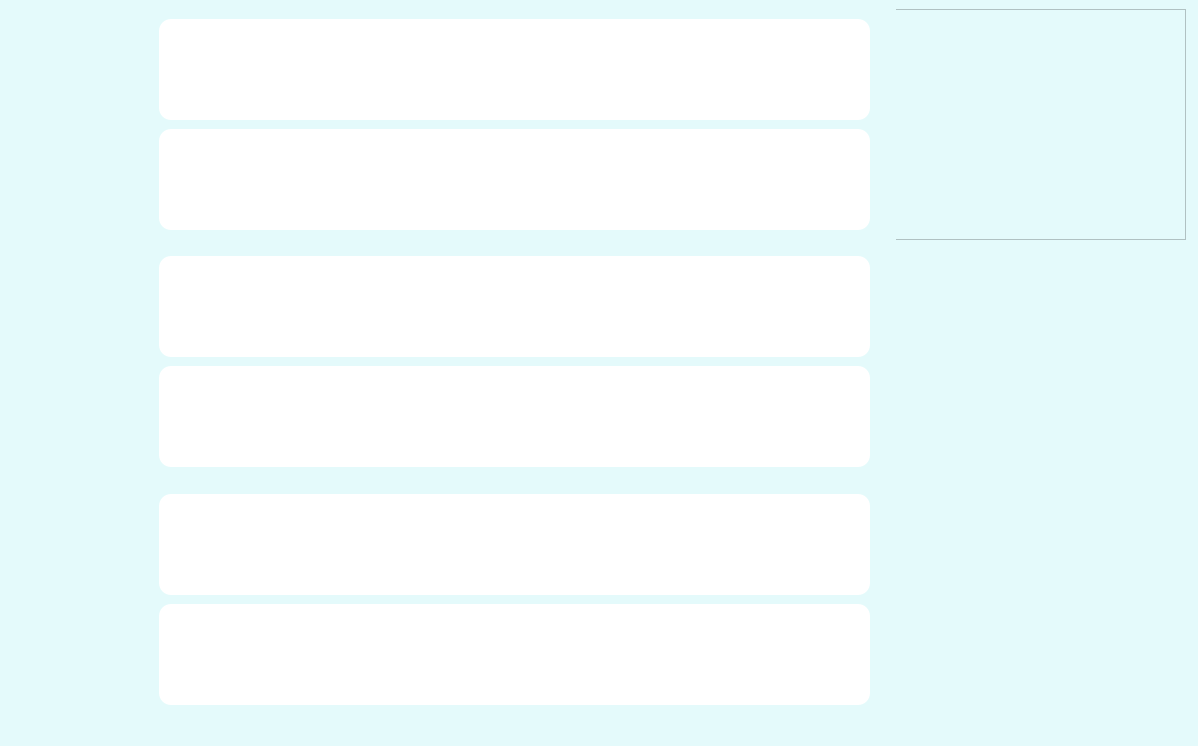
<?xml version="1.0" encoding="UTF-8"?>
<ui version="4.0">
 <class>MainWindow</class>
 <widget class="QMainWindow" name="MainWindow">
  <property name="geometry">
   <rect>
    <x>0</x>
    <y>0</y>
    <width>1198</width>
    <height>746</height>
   </rect>
  </property>
  <property name="windowTitle">
   <string>MainWindow</string>
  </property>
  <property name="styleSheet">
   <string notr="true">background-color: rgb(228, 250, 251)</string>
  </property>
  <widget class="QWidget" name="centralwidget">
   <layout class="QGridLayout" name="gridLayout">
    <item row="0" column="3">
     <widget class="QWidget" name="widget_2" native="true">
      <widget class="QFrame" name="frame">
       <property name="geometry">
        <rect>
         <x>-1</x>
         <y>0</y>
         <width>291</width>
         <height>231</height>
        </rect>
       </property>
       <property name="frameShape">
        <enum>QFrame::StyledPanel</enum>
       </property>
       <property name="frameShadow">
        <enum>QFrame::Raised</enum>
       </property>
      </widget>
     </widget>
    </item>
    <item row="2" column="0" colspan="3">
     <widget class="QWidget" name="widget_6" native="true">
      <widget class="QFrame" name="frameBox_5">
       <property name="geometry">
        <rect>
         <x>150</x>
         <y>10</y>
         <width>711</width>
         <height>101</height>
        </rect>
       </property>
       <property name="styleSheet">
        <string notr="true">background-color: rgb(255, 255, 255);
border-radius: 12px;</string>
       </property>
       <property name="frameShape">
        <enum>QFrame::Box</enum>
       </property>
       <property name="frameShadow">
        <enum>QFrame::Raised</enum>
       </property>
       <widget class="QLabel" name="imageLabel_5">
        <property name="geometry">
         <rect>
          <x>4</x>
          <y>9</y>
          <width>181</width>
          <height>91</height>
         </rect>
        </property>
        <property name="text">
         <string/>
        </property>
       </widget>
       <widget class="QLabel" name="nameLabel_5">
        <property name="geometry">
         <rect>
          <x>200</x>
          <y>10</y>
          <width>211</width>
          <height>51</height>
         </rect>
        </property>
        <property name="styleSheet">
         <string notr="true">font: 75 10pt &quot;Calibri&quot;;</string>
        </property>
        <property name="text">
         <string/>
        </property>
       </widget>
       <widget class="QLabel" name="addrLabel_5">
        <property name="geometry">
         <rect>
          <x>200</x>
          <y>60</y>
          <width>451</width>
          <height>31</height>
         </rect>
        </property>
        <property name="styleSheet">
         <string notr="true">ont: 9pt &quot;Calibri&quot;;</string>
        </property>
        <property name="text">
         <string/>
        </property>
       </widget>
       <widget class="QLabel" name="categoryLabel_5">
        <property name="geometry">
         <rect>
          <x>420</x>
          <y>10</y>
          <width>211</width>
          <height>51</height>
         </rect>
        </property>
        <property name="styleSheet">
         <string notr="true">ont: 9pt &quot;Calibri&quot;;</string>
        </property>
        <property name="text">
         <string/>
        </property>
       </widget>
      </widget>
      <widget class="QFrame" name="frameBox_6">
       <property name="geometry">
        <rect>
         <x>150</x>
         <y>120</y>
         <width>711</width>
         <height>101</height>
        </rect>
       </property>
       <property name="mouseTracking">
        <bool>false</bool>
       </property>
       <property name="styleSheet">
        <string notr="true">background-color: rgb(255, 255, 255);
border-radius: 12px;</string>
       </property>
       <property name="frameShape">
        <enum>QFrame::Box</enum>
       </property>
       <property name="frameShadow">
        <enum>QFrame::Raised</enum>
       </property>
       <widget class="QLabel" name="imageLabel_6">
        <property name="geometry">
         <rect>
          <x>4</x>
          <y>9</y>
          <width>181</width>
          <height>91</height>
         </rect>
        </property>
        <property name="text">
         <string/>
        </property>
       </widget>
       <widget class="QLabel" name="nameLabel_6">
        <property name="geometry">
         <rect>
          <x>200</x>
          <y>10</y>
          <width>211</width>
          <height>51</height>
         </rect>
        </property>
        <property name="styleSheet">
         <string notr="true">font: 75 10pt &quot;Calibri&quot;;</string>
        </property>
        <property name="text">
         <string/>
        </property>
       </widget>
       <widget class="QLabel" name="addrLabel_6">
        <property name="geometry">
         <rect>
          <x>200</x>
          <y>60</y>
          <width>451</width>
          <height>31</height>
         </rect>
        </property>
        <property name="styleSheet">
         <string notr="true">ont: 9pt &quot;Calibri&quot;;</string>
        </property>
        <property name="text">
         <string/>
        </property>
       </widget>
       <widget class="QLabel" name="categoryLabel_6">
        <property name="geometry">
         <rect>
          <x>420</x>
          <y>10</y>
          <width>211</width>
          <height>51</height>
         </rect>
        </property>
        <property name="text">
         <string/>
        </property>
       </widget>
      </widget>
     </widget>
    </item>
    <item row="1" column="0" colspan="3">
     <widget class="QWidget" name="widget" native="true">
      <widget class="QFrame" name="frameBox_3">
       <property name="geometry">
        <rect>
         <x>150</x>
         <y>10</y>
         <width>711</width>
         <height>101</height>
        </rect>
       </property>
       <property name="styleSheet">
        <string notr="true">background-color: rgb(255, 255, 255);
border-radius: 12px;</string>
       </property>
       <property name="frameShape">
        <enum>QFrame::Box</enum>
       </property>
       <property name="frameShadow">
        <enum>QFrame::Raised</enum>
       </property>
       <widget class="QLabel" name="imageLabel_3">
        <property name="geometry">
         <rect>
          <x>4</x>
          <y>9</y>
          <width>181</width>
          <height>91</height>
         </rect>
        </property>
        <property name="text">
         <string/>
        </property>
       </widget>
       <widget class="QLabel" name="nameLabel_3">
        <property name="geometry">
         <rect>
          <x>200</x>
          <y>10</y>
          <width>211</width>
          <height>51</height>
         </rect>
        </property>
        <property name="styleSheet">
         <string notr="true">font: 75 10pt &quot;Calibri&quot;;</string>
        </property>
        <property name="text">
         <string/>
        </property>
       </widget>
       <widget class="QLabel" name="addrLabel_3">
        <property name="geometry">
         <rect>
          <x>200</x>
          <y>60</y>
          <width>451</width>
          <height>31</height>
         </rect>
        </property>
        <property name="styleSheet">
         <string notr="true">ont: 9pt &quot;Calibri&quot;;</string>
        </property>
        <property name="text">
         <string/>
        </property>
       </widget>
       <widget class="QLabel" name="categoryLabel_3">
        <property name="geometry">
         <rect>
          <x>420</x>
          <y>10</y>
          <width>211</width>
          <height>51</height>
         </rect>
        </property>
        <property name="styleSheet">
         <string notr="true">ont: 9pt &quot;Calibri&quot;;</string>
        </property>
        <property name="text">
         <string/>
        </property>
       </widget>
      </widget>
      <widget class="QFrame" name="frameBox_4">
       <property name="geometry">
        <rect>
         <x>150</x>
         <y>120</y>
         <width>711</width>
         <height>101</height>
        </rect>
       </property>
       <property name="styleSheet">
        <string notr="true">background-color: rgb(255, 255, 255);
border-radius: 12px;</string>
       </property>
       <property name="frameShape">
        <enum>QFrame::Box</enum>
       </property>
       <property name="frameShadow">
        <enum>QFrame::Raised</enum>
       </property>
       <widget class="QLabel" name="imageLabel_4">
        <property name="geometry">
         <rect>
          <x>4</x>
          <y>9</y>
          <width>181</width>
          <height>91</height>
         </rect>
        </property>
        <property name="text">
         <string/>
        </property>
       </widget>
       <widget class="QLabel" name="nameLabel_4">
        <property name="geometry">
         <rect>
          <x>200</x>
          <y>10</y>
          <width>211</width>
          <height>51</height>
         </rect>
        </property>
        <property name="styleSheet">
         <string notr="true">font: 75 10pt &quot;Calibri&quot;;</string>
        </property>
        <property name="text">
         <string/>
        </property>
       </widget>
       <widget class="QLabel" name="addrLabel_4">
        <property name="geometry">
         <rect>
          <x>200</x>
          <y>60</y>
          <width>451</width>
          <height>31</height>
         </rect>
        </property>
        <property name="styleSheet">
         <string notr="true">ont: 9pt &quot;Calibri&quot;;</string>
        </property>
        <property name="text">
         <string/>
        </property>
       </widget>
       <widget class="QLabel" name="categoryLabel_4">
        <property name="geometry">
         <rect>
          <x>420</x>
          <y>10</y>
          <width>211</width>
          <height>51</height>
         </rect>
        </property>
        <property name="styleSheet">
         <string notr="true">ont: 9pt &quot;Calibri&quot;;</string>
        </property>
        <property name="text">
         <string/>
        </property>
       </widget>
      </widget>
     </widget>
    </item>
    <item row="0" column="0" colspan="3">
     <widget class="QWidget" name="widget_4" native="true">
      <widget class="QFrame" name="frameBox_2">
       <property name="geometry">
        <rect>
         <x>150</x>
         <y>120</y>
         <width>711</width>
         <height>101</height>
        </rect>
       </property>
       <property name="styleSheet">
        <string notr="true">background-color: rgb(255, 255, 255);
border-radius: 12px;</string>
       </property>
       <property name="frameShape">
        <enum>QFrame::Box</enum>
       </property>
       <property name="frameShadow">
        <enum>QFrame::Raised</enum>
       </property>
       <widget class="QLabel" name="imageLabel_2">
        <property name="geometry">
         <rect>
          <x>4</x>
          <y>9</y>
          <width>181</width>
          <height>91</height>
         </rect>
        </property>
        <property name="text">
         <string/>
        </property>
       </widget>
       <widget class="QLabel" name="nameLabel_2">
        <property name="geometry">
         <rect>
          <x>200</x>
          <y>10</y>
          <width>211</width>
          <height>51</height>
         </rect>
        </property>
        <property name="styleSheet">
         <string notr="true">font: 75 10pt &quot;Calibri&quot;;</string>
        </property>
        <property name="text">
         <string/>
        </property>
       </widget>
       <widget class="QLabel" name="addrLabel_2">
        <property name="geometry">
         <rect>
          <x>200</x>
          <y>60</y>
          <width>451</width>
          <height>31</height>
         </rect>
        </property>
        <property name="styleSheet">
         <string notr="true">ont: 9pt &quot;Calibri&quot;;</string>
        </property>
        <property name="text">
         <string/>
        </property>
       </widget>
       <widget class="QLabel" name="categoryLabel_2">
        <property name="geometry">
         <rect>
          <x>420</x>
          <y>10</y>
          <width>211</width>
          <height>51</height>
         </rect>
        </property>
        <property name="styleSheet">
         <string notr="true">ont: 9pt &quot;Calibri&quot;;</string>
        </property>
        <property name="text">
         <string/>
        </property>
       </widget>
      </widget>
      <widget class="QFrame" name="framBox">
       <property name="geometry">
        <rect>
         <x>150</x>
         <y>10</y>
         <width>711</width>
         <height>101</height>
        </rect>
       </property>
       <property name="styleSheet">
        <string notr="true">background-color: rgb(255, 255, 255);
border-radius: 12px;</string>
       </property>
       <property name="frameShape">
        <enum>QFrame::Box</enum>
       </property>
       <property name="frameShadow">
        <enum>QFrame::Raised</enum>
       </property>
       <widget class="QLabel" name="imageLabel">
        <property name="geometry">
         <rect>
          <x>4</x>
          <y>9</y>
          <width>181</width>
          <height>91</height>
         </rect>
        </property>
        <property name="text">
         <string/>
        </property>
       </widget>
       <widget class="QLabel" name="nameLabel">
        <property name="geometry">
         <rect>
          <x>200</x>
          <y>10</y>
          <width>211</width>
          <height>51</height>
         </rect>
        </property>
        <property name="styleSheet">
         <string notr="true">font: 75 10pt &quot;Calibri&quot;;</string>
        </property>
        <property name="text">
         <string/>
        </property>
       </widget>
       <widget class="QLabel" name="addrLabel">
        <property name="geometry">
         <rect>
          <x>200</x>
          <y>60</y>
          <width>451</width>
          <height>31</height>
         </rect>
        </property>
        <property name="styleSheet">
         <string notr="true">ont: 9pt &quot;Calibri&quot;;</string>
        </property>
        <property name="text">
         <string/>
        </property>
       </widget>
       <widget class="QLabel" name="categoryLabel">
        <property name="geometry">
         <rect>
          <x>420</x>
          <y>10</y>
          <width>211</width>
          <height>51</height>
         </rect>
        </property>
        <property name="styleSheet">
         <string notr="true">font: 9pt &quot;Calibri&quot;;</string>
        </property>
        <property name="text">
         <string/>
        </property>
       </widget>
      </widget>
     </widget>
    </item>
   </layout>
  </widget>
  <widget class="QStatusBar" name="statusbar"/>
 </widget>
 <resources/>
 <connections/>
</ui>
